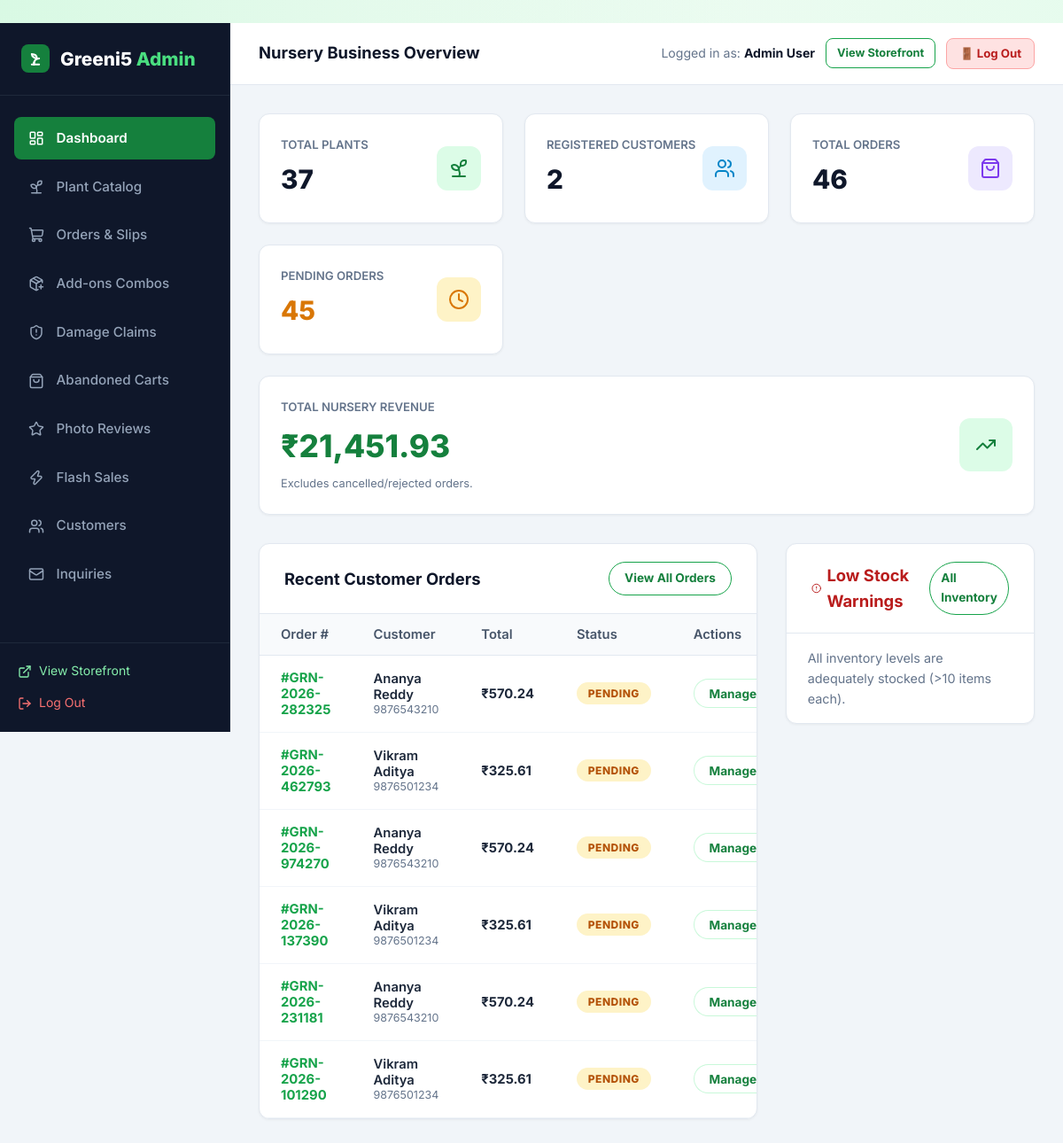
Page /admin/dashboard (signed in) on the earlier database version.
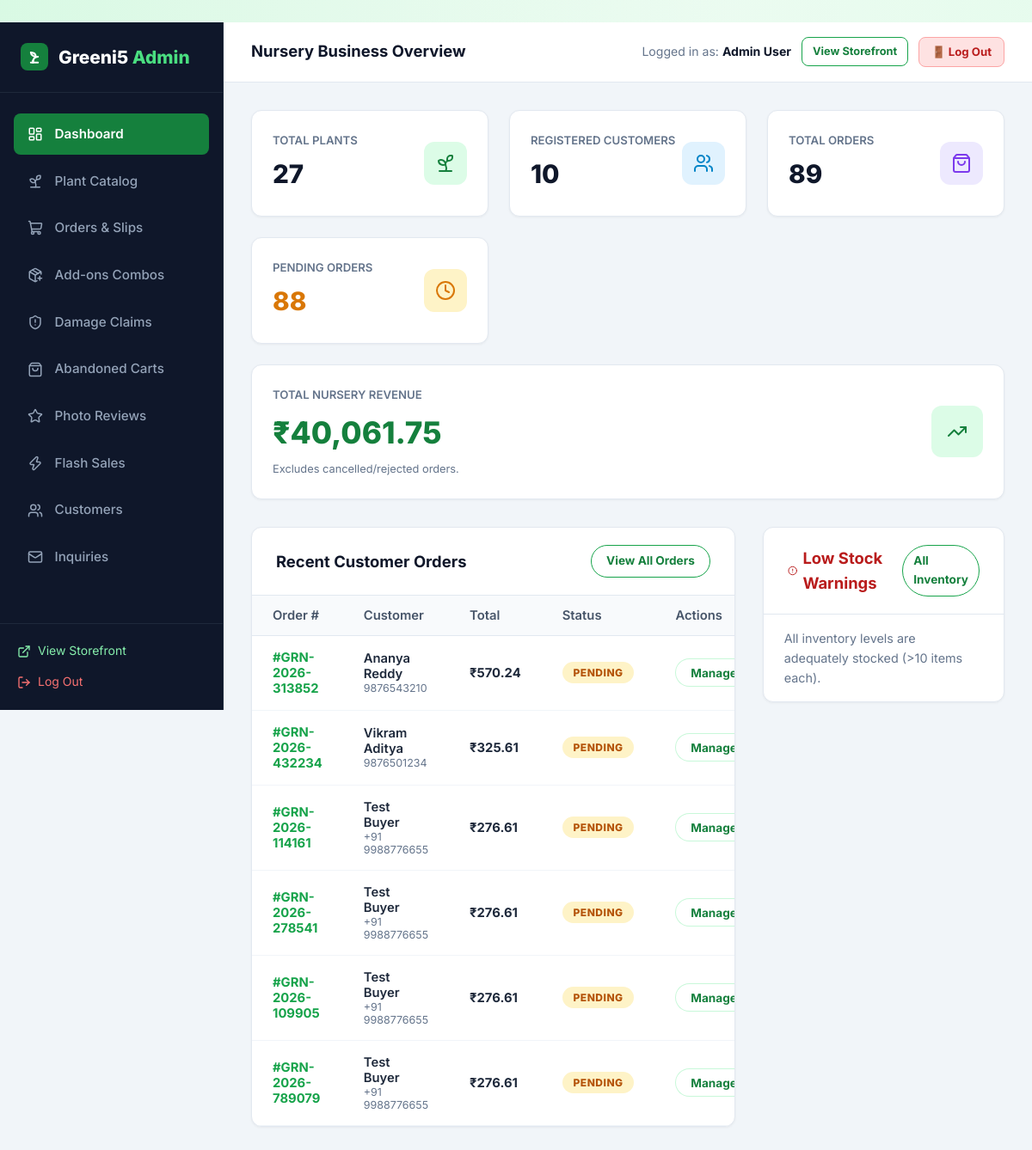
Same page on the later database version.
### tables this page shows
CREATE TABLE orders (
    id INTEGER PRIMARY KEY AUTOINCREMENT,
    order_number TEXT UNIQUE NOT NULL,
    user_id INTEGER,
    customer_name TEXT NOT NULL,
    customer_email TEXT NOT NULL,
    customer_phone TEXT NOT NULL,
    shipping_address TEXT NOT NULL,
    city TEXT NOT NULL,
    state TEXT NOT NULL,
    pincode TEXT NOT NULL,
    payment_method TEXT NOT NULL DEFAULT 'COD',
    payment_status TEXT NOT NULL DEFAULT 'Pending',
    order_status TEXT NOT NULL DEFAULT 'Pending',
    total_amount REAL NOT NULL,
    notes TEXT,
    created_at TIMESTAMP DEFAULT CURRENT_TIMESTAMP, courier_name TEXT DEFAULT '', tracking_number TEXT DEFAULT '', tracking_url TEXT DEFAULT '', invoice_number TEXT DEFAULT '', is_gift INTEGER DEFAULT 0, gift_recipient_name TEXT DEFAULT '', gift_message TEXT DEFAULT '', gift_wrap_fee REAL DEFAULT 0.0,
    FOREIGN KEY (user_id) REFERENCES users(id) ON DELETE SET NULL
);

### app.py (the view)
@app.route('/admin')
@app.route('/admin/dashboard')
@admin_required
def admin_dashboard():
    total_plants = query_db('SELECT COUNT(*) as cnt FROM plants', one=True)['cnt']
    total_customers = query_db('SELECT COUNT(*) as cnt FROM users WHERE role = "customer"', one=True)['cnt']
    total_orders = query_db('SELECT COUNT(*) as cnt FROM orders', one=True)['cnt']
    pending_orders = query_db('SELECT COUNT(*) as cnt FROM orders WHERE order_status = "Pending"', one=True)['cnt']
    revenue_res = query_db('SELECT SUM(total_amount) as rev FROM orders WHERE order_status != "Rejected"', one=True)
    total_revenue = revenue_res['rev'] or 0.0
    recent_orders = query_db('''
        SELECT * FROM orders ORDER BY created_at DESC LIMIT 6
    ''')
    low_stock_plants = query_db('''
        SELECT p.*, c.name as category_name
        FROM plants p
        JOIN categories c ON p.category_id = c.id
        WHERE p.stock <= 10
        ORDER BY p.stock ASC LIMIT 5
    ''')
    category_counts = query_db('''
        SELECT c.name, COUNT(p.id) as plant_count
        FROM categories c
        LEFT JOIN plants p ON c.id = p.category_id
        GROUP BY c.id
    ''')
    return render_template(
        'admin/dashboard.html',
        total_plants=total_plants,
        total_customers=total_customers,
        total_orders=total_orders,
        pending_orders=pending_orders,
        total_revenue=total_revenue,
        recent_orders=recent_orders,
        low_stock_plants=low_stock_plants,
        category_counts=category_counts
    )

### app.py (called while the page is built)
@app.after_request
def add_cache_control_headers(response):
    if response.content_type and 'text/html' in response.content_type:
        response.headers['Cache-Control'] = 'no-cache, no-store, must-revalidate, max-age=0'
        response.headers['Pragma'] = 'no-cache'
        response.headers['Expires'] = '0'
    return response

@app.template_filter('currency')
def currency_filter(amount):
    try:
        val = float(amount)
        return f"₹{val:,.2f}".rstrip('0').rstrip('.') if val % 1 == 0 else f"₹{val:,.2f}"
    except (ValueError, TypeError):
        return f"₹{amount}"

@app.template_filter('status_badge')
def status_badge_filter(status):
    mapping = {
        'Pending': 'badge-pending',
        'Accepted': 'badge-accepted',
        'Packed': 'badge-packed',
        'Shipped': 'badge-shipped',
        'Delivered': 'badge-delivered',
        'Rejected': 'badge-rejected'
    }
    return mapping.get(status, 'badge-secondary')

### database.py (called while the page is built)
def get_db():
    db = getattr(g, '_database', None)
    if db is None:
        db = g._database = sqlite3.connect(DATABASE)
        db.row_factory = sqlite3.Row
        db.execute('PRAGMA foreign_keys = ON;')
    return db

### templates/admin/dashboard.html (shortened to what the changed rows need)
﻿{% extends "admin/base_admin.html" %}
{% block admin_content %}
<div class="metrics-grid">
  <div class="metric-card">
    <div class="metric-info">
      <h4>Total Plants</h4>
      <div class="metric-value">{{ total_plants }}</div>
    </div>
  </div>
  <div class="metric-card">
    <div class="metric-info">
      <h4>Registered Customers</h4>
      <div class="metric-value">{{ total_customers }}</div>
    </div>
  </div>
  <div class="metric-card">
    <div class="metric-info">
      <h4>Total Orders</h4>
      <div class="metric-value">{{ total_orders }}</div>
    </div>
  </div>
  <div class="metric-card">
    <div class="metric-info">
      <h4>Pending Orders</h4>
      <div class="metric-value" style="color: #d97706;">{{ pending_orders }}</div>
    </div>
  </div>
  <div class="metric-card" style="grid-column: 1 / -1;">
    <div class="metric-info">
      <h4>Total Nursery Revenue</h4>
      <div class="metric-value" style="color: #15803d; font-size: 2.2rem;">{{ total_revenue | currency }}</div>
      <p style="font-size: 0.8rem; color: #64748b; margin-top: 0.25rem;">Excludes cancelled/rejected orders.</p>
    </div>
  </div>
</div>
<div style="display: grid; grid-template-columns: 2fr 1fr; gap: 2rem; align-items: start;">
  <div class="admin-card">
    <div class="table-responsive">
      <table class="admin-table">
        <thead>
          <tr>
            <th>Order #</th>
            <th>Customer</th>
            <th>Total</th>
            <th>Status</th>
            <th>Actions</th>
          </tr>
        </thead>
        <tbody>
          {% for ord in recent_orders %}
            <tr>
              <td style="font-weight: 700; color: var(--primary);">#{{ ord.order_number }}</td>
              <td>
                <div style="font-weight: 600;">{{ ord.customer_name }}</div>
                <div style="font-size: 0.78rem; color: #64748b;">{{ ord.customer_phone }}</div>
              </td>
              <td style="font-weight: 700;">{{ ord.total_amount | currency }}</td>
              <td>
                <span class="badge {{ ord.order_status | status_badge }}">{{ ord.order_status }}</span>
              </td>
              <td>
                <a href="{{ url_for('admin_orders') }}" class="btn btn-secondary btn-sm" title="View in orders manager">Manage</a>
              </td>
            </tr>
          {% endfor %}
        </tbody>
      </table>
    </div>
  </div>
</div>
{% endblock %}

Differences in the rows shown:
no longer on this page (row unchanged): orders: order_number "GRN-2026-282325", customer_name "Ananya Reddy", customer_phone "9876543210", total_amount "₹570.24", order_status "PENDING"
no longer on this page (row unchanged): orders: order_number "GRN-2026-462793", customer_name "Vikram Aditya", customer_phone "9876501234", total_amount "₹325.61", order_status "PENDING"
no longer on this page (row unchanged): orders: order_number "GRN-2026-974270", customer_name "Ananya Reddy", customer_phone "9876543210", total_amount "₹570.24", order_status "PENDING"
no longer on this page (row unchanged): orders: order_number "GRN-2026-137390", customer_name "Vikram Aditya", customer_phone "9876501234", total_amount "₹325.61", order_status "PENDING"
no longer on this page (row unchanged): orders: order_number "GRN-2026-231181", customer_name "Ananya Reddy", customer_phone "9876543210", total_amount "₹570.24", order_status "PENDING"
no longer on this page (row unchanged): orders: order_number "GRN-2026-101290", customer_name "Vikram Aditya", customer_phone "9876501234", total_amount "₹325.61", order_status "PENDING"
added orders: order_number "GRN-2026-313852", customer_name "Ananya Reddy", customer_phone "9876543210", total_amount "₹570.24", order_status "PENDING"
added orders: order_number "GRN-2026-432234", customer_name "Vikram Aditya", customer_phone "9876501234", total_amount "₹325.61", order_status "PENDING"
added orders: order_number "GRN-2026-114161", customer_name "Test Buyer", customer_phone "+91 9988776655", total_amount "₹276.61", order_status "PENDING"
added orders: order_number "GRN-2026-278541", customer_name "Test Buyer", customer_phone "+91 9988776655", total_amount "₹276.61", order_status "PENDING"
added orders: order_number "GRN-2026-109905", customer_name "Test Buyer", customer_phone "+91 9988776655", total_amount "₹276.61", order_status "PENDING"
added orders: order_number "GRN-2026-789079", customer_name "Test Buyer", customer_phone "+91 9988776655", total_amount "₹276.61", order_status "PENDING"
Other differences:
{{ total_plants }}: "37" → "27"
{{ total_customers }}: "2" → "10"
{{ total_orders }}: "46" → "89"
{{ pending_orders }}: "45" → "88"
{{ total_revenue | currency }}: "₹21,451.93" → "₹40,061.75"
